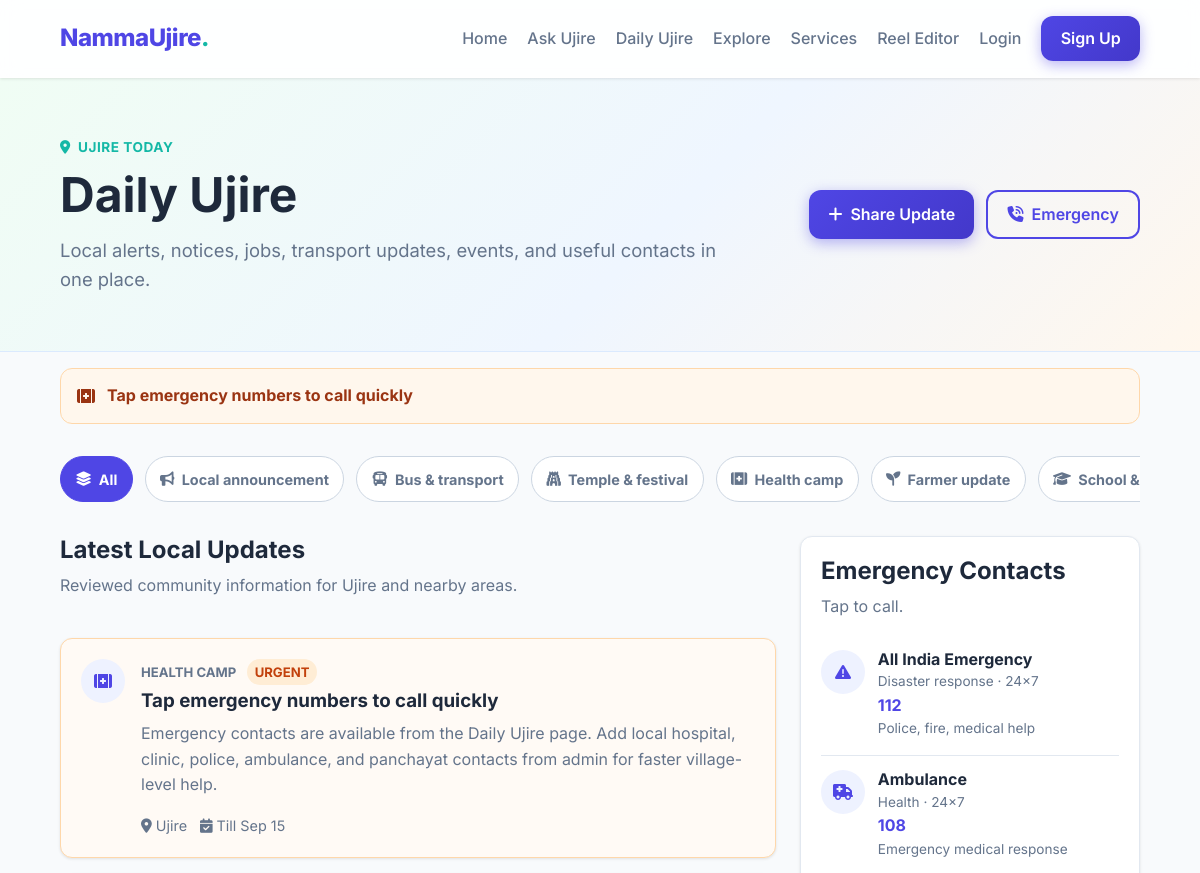
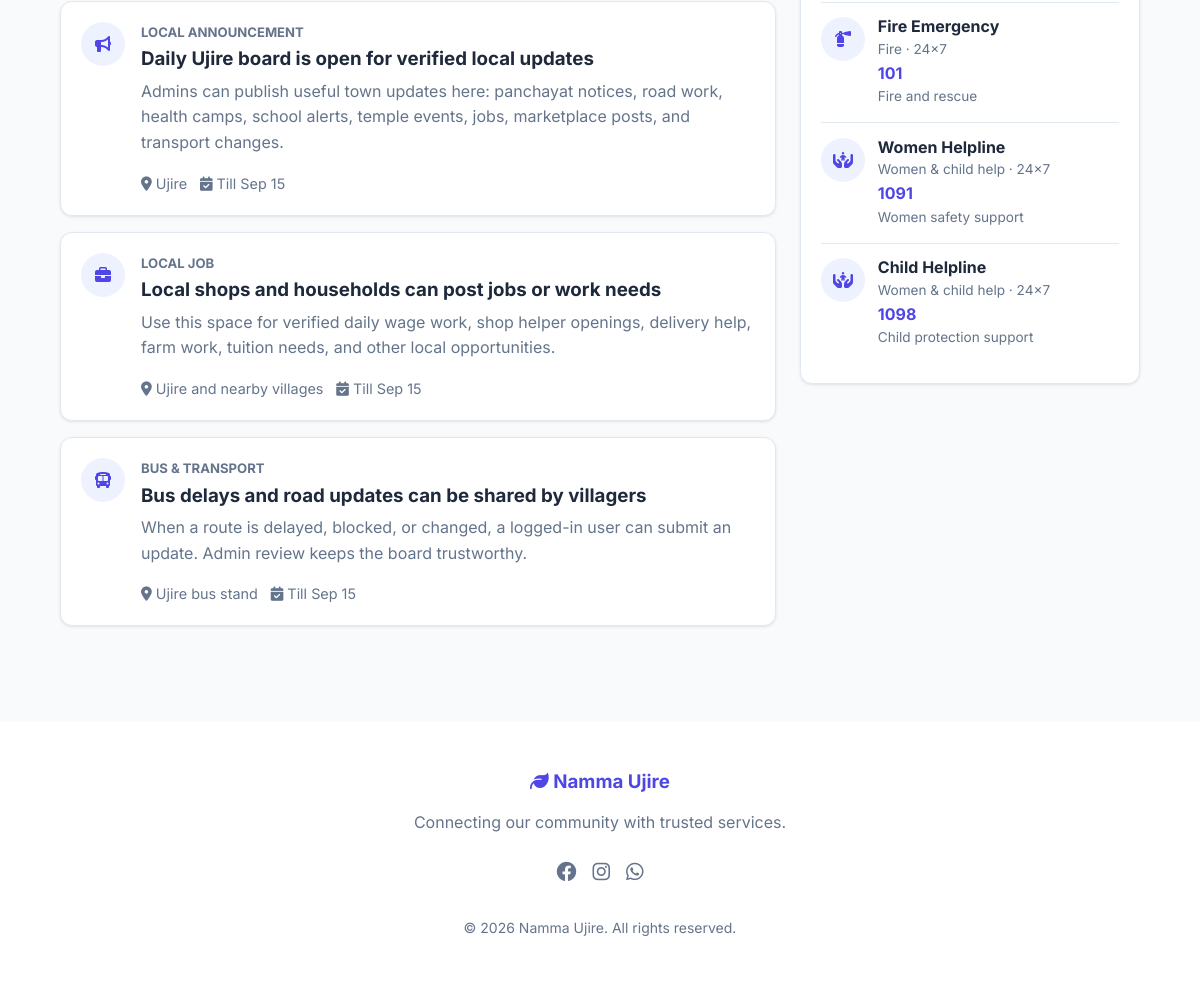
The app's page /daily/ with its own data (2 pictures, top to bottom).
### core/models.py (models this page shows, shortened)
class LocalUpdate(models.Model):
    class Category(models.TextChoices):
        ANNOUNCEMENT = 'ANNOUNCEMENT', 'Local announcement'
        BUS = 'BUS', 'Bus & transport'
        TEMPLE = 'TEMPLE', 'Temple & festival'
        HEALTH = 'HEALTH', 'Health camp'
        FARMER = 'FARMER', 'Farmer update'
        SCHOOL = 'SCHOOL', 'School & college'
        PANCHAYAT = 'PANCHAYAT', 'Panchayat notice'
        JOB = 'JOB', 'Local job'
        MARKET = 'MARKET', 'Buy & sell'
        WEATHER = 'WEATHER', 'Rain & weather'
    class Status(models.TextChoices):
        PENDING = 'PENDING', 'Pending review'
        PUBLISHED = 'PUBLISHED', 'Published'
        REJECTED = 'REJECTED', 'Rejected'
    CATEGORY_ICONS = {
        Category.ANNOUNCEMENT: 'fa-solid fa-bullhorn',
        Category.BUS: 'fa-solid fa-bus',
        Category.TEMPLE: 'fa-solid fa-gopuram',
        Category.HEALTH: 'fa-solid fa-kit-medical',
        Category.FARMER: 'fa-solid fa-seedling',
        Category.SCHOOL: 'fa-solid fa-graduation-cap',
        Category.PANCHAYAT: 'fa-solid fa-building-columns',
        Category.JOB: 'fa-solid fa-briefcase',
        Category.MARKET: 'fa-solid fa-store',
        Category.WEATHER: 'fa-solid fa-cloud-rain',
    }
    title = models.CharField(max_length=160)
    category = models.CharField(max_length=20, choices=Category.choices)
    description = models.TextField()
    location = models.CharField(max_length=120, blank=True)
    contact_name = models.CharField(max_length=80, blank=True)
    contact_phone = models.CharField(max_length=15, blank=True)
    event_datetime = models.DateTimeField(blank=True, null=True)
    valid_until = models.DateField(blank=True, null=True)
    is_urgent = models.BooleanField(default=False)
    is_pinned = models.BooleanField(default=False)
    status = models.CharField(max_length=20, choices=Status.choices, default=Status.PENDING)
    submitted_by = models.ForeignKey(
        settings.AUTH_USER_MODEL,
        on_delete=models.SET_NULL,
        blank=True,
        null=True,
        related_name='submitted_local_updates',
    )
    generated_from = models.ForeignKey(
        'RecurringLocalUpdate',
        on_delete=models.SET_NULL,
        blank=True,
        null=True,
        related_name='generated_updates',
    )
    generated_for = models.DateField(blank=True, null=True)
    created_at = models.DateTimeField(auto_now_add=True)
    updated_at = models.DateTimeField(auto_now=True)
    class Meta:
        ordering = ['-is_urgent', '-is_pinned', 'event_datetime', '-created_at']
    @classmethod
    def published(cls):
        today = timezone.localdate()
        return cls.objects.filter(status=cls.Status.PUBLISHED).filter(
            models.Q(valid_until__isnull=True) | models.Q(valid_until__gte=today)
        )
    @classmethod
    def category_options(cls):
        return [
            {
                'value': value,
                'label': label,
                'icon': cls.CATEGORY_ICONS.get(value, 'fa-solid fa-circle-info'),
            }
            for value, label in cls.Category.choices
        ]
    @property
    def icon_class(self):
        return self.CATEGORY_ICONS.get(self.category, 'fa-solid fa-circle-info')

class EmergencyContact(models.Model):
    class Category(models.TextChoices):
        HEALTH = 'HEALTH', 'Health'
        POLICE = 'POLICE', 'Police'
        FIRE = 'FIRE', 'Fire'
        PANCHAYAT = 'PANCHAYAT', 'Panchayat'
        TRANSPORT = 'TRANSPORT', 'Transport'
        WOMEN_CHILD = 'WOMEN_CHILD', 'Women & child help'
        DISASTER = 'DISASTER', 'Disaster response'
    CATEGORY_ICONS = {
        Category.HEALTH: 'fa-solid fa-truck-medical',
        Category.POLICE: 'fa-solid fa-shield-halved',
        Category.FIRE: 'fa-solid fa-fire-extinguisher',
        Category.PANCHAYAT: 'fa-solid fa-building-columns',
        Category.TRANSPORT: 'fa-solid fa-taxi',
        Category.WOMEN_CHILD: 'fa-solid fa-hands-holding-child',
        Category.DISASTER: 'fa-solid fa-triangle-exclamation',
    }
    name = models.CharField(max_length=120)
    category = models.CharField(max_length=20, choices=Category.choices)
    phone = models.CharField(max_length=15)
    secondary_phone = models.CharField(max_length=15, blank=True)
    location = models.CharField(max_length=120, blank=True)
    notes = models.CharField(max_length=220, blank=True)
    available_24x7 = models.BooleanField(default=False)
    sort_order = models.PositiveIntegerField(default=0)
    is_active = models.BooleanField(default=True)
    class Meta:
        ordering = ['sort_order', 'name']
    @property
    def icon_class(self):
        return self.CATEGORY_ICONS.get(self.category, 'fa-solid fa-phone')

### core/views.py (the view)
# urls.py: path('daily/', core_views.daily_hub_view, name='daily_hub'),
def daily_hub_view(request):
    selected_category = request.GET.get('category', '')
    updates = LocalUpdate.published()
    if selected_category:
        updates = updates.filter(category=selected_category)
    urgent_updates = LocalUpdate.published().filter(is_urgent=True)[:3]
    emergency_contacts = EmergencyContact.objects.filter(is_active=True)
    return render(request, 'core/daily_hub.html', {
        'updates': updates,
        'urgent_updates': urgent_updates,
        'emergency_contacts': emergency_contacts,
        'categories': LocalUpdate.category_options(),
        'selected_category': selected_category,
    })

### core/templates/core/daily_hub.html (shortened to what this page needs)
{% extends 'base.html' %}
{% block content %}
<section class="daily-hero">
    <div class="daily-hero-content">
        <div>
            <span class="section-kicker"><i class="fa-solid fa-location-dot"></i> Ujire today</span>
            <h1>Daily Ujire</h1>
            <p>Local alerts, notices, jobs, transport updates, events, and useful contacts in one place.</p>
        </div>
        <div class="daily-hero-actions">
            <a href="{% url 'submit_local_update' %}" class="btn btn-primary"><i class="fa-solid fa-plus"></i> Share Update</a>
            <a href="#emergency" class="btn btn-outline"><i class="fa-solid fa-phone-volume"></i> Emergency</a>
        </div>
    </div>
</section>
{% if urgent_updates %}
<section class="container daily-strip">
    {% for update in urgent_updates %}
    <a href="#update-{{ update.id }}" class="urgent-item">
        <i class="{{ update.icon_class }}"></i>
        <span>{{ update.title }}</span>
    </a>
    {% endfor %}
</section>
{% endif %}
<section class="container">
    <div class="category-scroll">
        <a href="{% url 'daily_hub' %}" class="chip {% if not selected_category %}chip-active{% endif %}">
            <i class="fa-solid fa-layer-group"></i> All
        </a>
        {% for cat in categories %}
        <a href="{% url 'daily_hub' %}?category={{ cat.value }}" class="chip {% if selected_category == cat.value %}chip-active{% endif %}">
            <i class="{{ cat.icon }}"></i> {{ cat.label }}
        </a>
        {% endfor %}
    </div>
    <div class="daily-layout">
        <div class="updates-column">
            <div class="section-heading">
                <div>
                    <h2>Latest Local Updates</h2>
                    <p class="text-muted">Reviewed community information for Ujire and nearby areas.</p>
                </div>
            </div>
            {% for update in updates %}
            <article id="update-{{ update.id }}" class="update-card {% if update.is_urgent %}update-urgent{% endif %}">
                <div class="update-icon"><i class="{{ update.icon_class }}"></i></div>
                <div class="update-body">
                    <div class="update-meta">
                        <span>{{ update.get_category_display }}</span>
                        {% if update.is_urgent %}<strong>Urgent</strong>{% endif %}
                    </div>
                    <h3>{{ update.title }}</h3>
                    <p>{{ update.description }}</p>
                    <div class="update-foot">
                        {% if update.location %}
                        <span><i class="fa-solid fa-location-dot"></i> {{ update.location }}</span>
                        {% endif %}
                        {% if update.valid_until %}
                        <span><i class="fa-solid fa-calendar-check"></i> Till {{ update.valid_until|date:"M d" }}</span>
                        {% endif %}
                    </div>
                </div>
            </article>
            {% endfor %}
        </div>
        <aside id="emergency" class="emergency-panel">
            <div class="section-heading compact">
                <div>
                    <h2>Emergency Contacts</h2>
                    <p class="text-muted">Tap to call.</p>
                </div>
            </div>
            {% for contact in emergency_contacts %}
            <a href="tel:{{ contact.phone }}" class="contact-row">
                <div class="contact-icon"><i class="{{ contact.icon_class }}"></i></div>
                <div>
                    <h3>{{ contact.name }}</h3>
                    <p>{{ contact.get_category_display }}{% if contact.available_24x7 %} · 24x7{% endif %}</p>
                    <strong>{{ contact.phone }}</strong>
                    {% if contact.notes %}<small>{{ contact.notes }}</small>{% endif %}
                </div>
            </a>
            {% empty %}
            <p class="text-muted">Emergency contacts will appear here after admin review.</p>
            {% endfor %}
        </aside>
    </div>
</section>
{% endblock %}

### records on screen
LocalUpdate: title "Tap emergency numbers to call quickly", category "HEALTH CAMP", is_urgent "URGENT", description "Emergency contacts are available from the Daily Ujire page. Add local hospital, clinic, police, ambulance, and panchayat contacts from admin for faster village-level help.", location "Ujire", valid_until "Sep 15"
LocalUpdate: category "LOCAL ANNOUNCEMENT", title "Daily Ujire board is open for verified local updates", description "Admins can publish useful town updates here: panchayat notices, road work, health camps, school alerts, temple events, jobs, marketplace posts, and transport changes.", location "Ujire", valid_until "Sep 15"
LocalUpdate: category "LOCAL JOB", title "Local shops and households can post jobs or work needs", description "Use this space for verified daily wage work, shop helper openings, delivery help, farm work, tuition needs, and other local opportunities.", location "Ujire and nearby villages", valid_until "Sep 15"
LocalUpdate: category "BUS & TRANSPORT", title "Bus delays and road updates can be shared by villagers", description "When a route is delayed, blocked, or changed, a logged-in user can submit an update. Admin review keeps the board trustworthy.", location "Ujire bus stand", valid_until "Sep 15"
EmergencyContact: name "All India Emergency", category "Disaster response", available_24x7 "· 24x7", phone "112", notes "Police, fire, medical help"
EmergencyContact: name "Ambulance", category "Health", available_24x7 "· 24x7", phone "108", notes "Emergency medical response"
EmergencyContact: name "Fire Emergency", category "Fire", available_24x7 "· 24x7", phone "101", notes "Fire and rescue"
EmergencyContact: name "Women Helpline", category "Women & child help", available_24x7 "· 24x7", phone "1091", notes "Women safety support"
EmergencyContact: name "Child Helpline", category "Women & child help", available_24x7 "· 24x7", phone "1098", notes "Child protection support"

### other values on screen
{{ cat.label }} "Local announcement" "Bus & transport" "Temple & festival" "Health camp" "Farmer update" "School &…"
